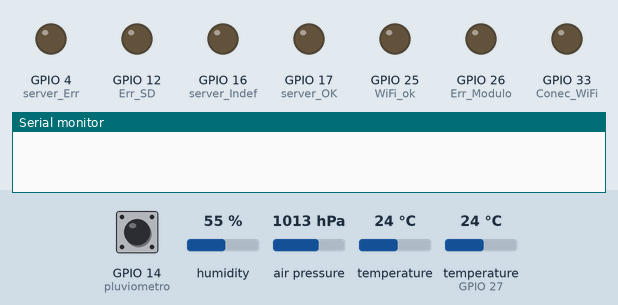
A sketch run on a simulated ESP32. Shown: output pins drawn as LEDs (lit = HIGH), the last lines printed to the serial monitor. The test bench sets the inputs (shaded band); at power-on: GPIO 14 (pluviometro) HIGH, humidity 55 %, air pressure 1013 hPa, temperature 24 °C, temperature (sensor on GPIO 27) 24 °C. WiFi joins after 1.5 s; servers stay silent unless stated; uploads are accepted with an empty reply; the local clock reads 2024-03-15 10:24:30 at power-on unless the sketch sets it; storage starts empty; pins used as bus, display or sensor lines are not drawn. At 8.7 s the program puts the board to deep sleep or switches it off; the recording ends there.

Above: at 0.1 s.
At 5.1 s:
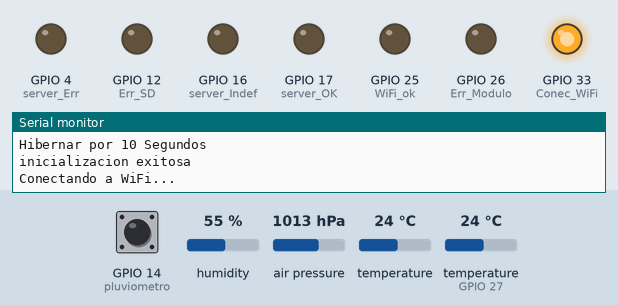
At 7.7 s:
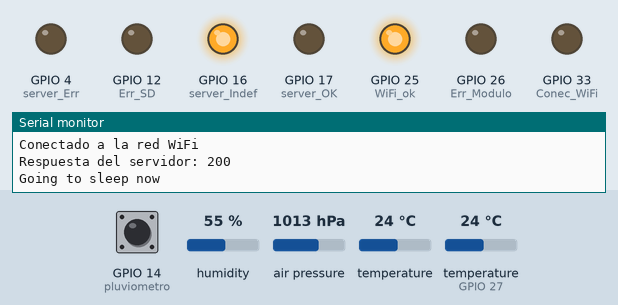
Timing chart, 0 to 8.7 s (numbered marks = the images above):
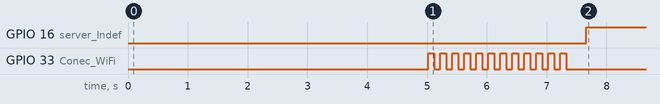

Measured:
- by itself, GPIO 16 (server_Indef): LOW → HIGH at 7.7 s

The sketch:

Estacion_Meteorologica_Servidor_1_3.ino
```cpp
#include <DHT.h>                //Libreria para el sensor de humedad
#include <Adafruit_BMP280.h>    //Libreria para el sensor de presion
#include <RTClib.h>             //Libreria para el reloj de tiempo real
#include <Wire.h>               //Libreria para la comunicacion I2C
#include <SD.h>                 //Libreria para la comunicacion con la tarjeta SD
#include <FS.h>
#include <SPI.h>
#include <HTTPClient.h>         //Libreria para la comunicacion con el servidor web
#include <WiFi.h>               //Libreria para la conexion por WiFi
#include <nvs_flash.h>


File myFile;

/*-----Para el sensor de temperatura-----*/

#define pinT 34

float T;

/*-------Para el sensor de humedad-------*/

#define pinH 27

float H;
DHT dht(pinH,DHT11);

/*-------Para el sensor de presion-------*/

float P;
Adafruit_BMP280 bmp;

/*-----Para el anemometro-----*/

#define pinAne 39

float anemometro;

/*-------Para la veleta----------*/

#define pinVel 36

float V1;
float Voltaje_max = 1.9; // El valor se encuentra en unidades de volts (V)
float angulo_max = 360;  // El valor se encuentra en unidades de grados (°)
float angulo;

/*----------Para el pluviometro---------*/

#define pluviometro 14

int contPulso = 0;
float vol = 4;           //Volumen de agua que hace que la cubeta caiga
float precp = 0;

/*---------Para el panel solar-----------*/

#define pinPan 32

float Pow;
float R1 = 10; // 10.000 ohm
float R2 = 13.3;
float a = 0.0064; // 64 centimetros cuadrados
float rad;
float R_V;
float Req;
float Vin;
float Vreal;

/*------Para la RTC--------*/

RTC_DS1307 rtc;

/*-----Para la conexion wifi-------*/

const char *ssid = "MikroTik";                                              // Nombre de la red WiFi
const char *password = "STVultur*.";                                        // Contraseña de la red WiFi
const char *apiEndpoint = "http://192.168.40.246:8000/api/medidas2/insert"; // URL a la que se envia la solicitud

#define uS_TO_S_FACTOR 1000000  /* Conversion factor for micro seconds to seconds */
#define TIME_TO_SLEEP  10       /* Time ESP32 will go to sleep (in seconds) */
#define latch 2

#define Conec_WiFi 33
#define WiFi_ok 25
#define Err_Modulo 26
#define Err_SD 12
#define server_OK 17
#define server_Err 4
#define server_Indef 16

void setup(){
  Serial.begin(9600);

  pinMode(latch, OUTPUT);
  digitalWrite(latch,HIGH);

  delay(2000); //Take some time to open up the Serial Monitor

  pinMode(Conec_WiFi, OUTPUT);
  pinMode(WiFi_ok, OUTPUT);
  pinMode(Err_Modulo, OUTPUT);
  pinMode(Err_SD, OUTPUT);
  pinMode(server_OK, OUTPUT);
  pinMode(server_Err, OUTPUT);
  pinMode(server_Indef, OUTPUT);

  esp_sleep_enable_timer_wakeup(TIME_TO_SLEEP * uS_TO_S_FACTOR);
  Serial.println("Hibernar por " + String(TIME_TO_SLEEP) +
  " Segundos");

  pinMode(pluviometro, INPUT);                                             //Inicializacion de el pin digital que va a contar las caidas de la cubeta
  attachInterrupt(digitalPinToInterrupt(pluviometro), contar, FALLING);    //Inicializacion de la interrupcion del pluviometro

  esp_err_t ret = nvs_flash_init();
  if (ret == ESP_ERR_NVS_NO_FREE_PAGES || ret == ESP_ERR_NVS_NEW_VERSION_FOUND) {
    // Manejar la inicialización de la memoria NVS si hay problemas
    ESP_ERROR_CHECK(nvs_flash_erase());
    ret = nvs_flash_init();
  }
  ESP_ERROR_CHECK(ret);

  dht.begin();                                                             //Inicializacion del sensor DHT11
  delay(3000);

  rtc.begin();

 /* if (! rtc.begin()) {
    Serial.println("No se puede detectar el módulo RTC");
    digitalWrite(Err_Modulo, HIGH);
    while (1);
  }  */
  //rtc.adjust(DateTime(F(__DATE__), F(__TIME__)));                          //Inicializacion del reloj de tiempo real

  R_V = (R2 / ( R1 + R2 ));
  Req = R1 + R2;                                                           //Calculo de las resistencias para el calculo de la potencia generada por el panel solar

  if (!SD.begin(5)) {
    Serial.println("No se pudo inicializar");
    digitalWrite(Err_SD, HIGH);
    return;
  }
  Serial.println("inicializacion exitosa");
  digitalWrite(Err_SD, LOW);

  if (!bmp.begin()) {
    Serial.println(F("Could not find a valid BMP280 sensor, check wiring!"));
    digitalWrite(Err_Modulo, HIGH);
    while (1);
  }                                                                          //Inicializacion del sensor BMP280
  bmp.setSampling(Adafruit_BMP280::MODE_NORMAL,   /* Modo de operación */
                Adafruit_BMP280::SAMPLING_X2,     /* Temp. oversampling */
                Adafruit_BMP280::SAMPLING_X16,    /* Presion oversampling */
                Adafruit_BMP280::FILTER_X16,      /* Filtrado. */
                Adafruit_BMP280::STANDBY_MS_500); /* Tiempo Standby. */

  WiFi.begin(ssid, password);
  while (WiFi.status() != WL_CONNECTED) {
    Serial.println("Conectando a WiFi...");
    digitalWrite(Conec_WiFi,HIGH);
    delay(100);
    digitalWrite(Conec_WiFi,LOW);
    delay(100);
    digitalWrite(Conec_WiFi,HIGH);
    delay(100);
    digitalWrite(Conec_WiFi,LOW);
    delay(100);
    digitalWrite(Conec_WiFi,HIGH);
    delay(100);
    digitalWrite(Conec_WiFi,LOW);
    delay(100);
    digitalWrite(Conec_WiFi,HIGH);
    delay(100);
    digitalWrite(Conec_WiFi,LOW);
    delay(100);
    digitalWrite(Conec_WiFi,HIGH);
    delay(100);
    digitalWrite(Conec_WiFi,LOW);
    delay(100);
    digitalWrite(Conec_WiFi,HIGH);
    delay(100);
    digitalWrite(Conec_WiFi,LOW);
    delay(100);
  }
  Serial.println("Conectado a la red WiFi");                                 //Conexion a la red WiFi
  digitalWrite(Conec_WiFi,LOW);
  digitalWrite(WiFi_ok,HIGH);
}

void loop(){
  digitalWrite(Err_SD, LOW);

  DateTime now = rtc.now();

  /*El codigo esta configurado para tomar medidas cada 10 segundos para las pruebas, si se cambia now.second()
  por now.minute() se puede configurar para que las medidas sean cada 10 minutos*/

  //T = (analogRead(pinT)*3300.0/4095)/10;
  //T = dht.readTemperature();
  T = bmp.readTemperature();

  P = bmp.readPressure();

  H = dht.readHumidity();

  anemometro = analogRead(pinAne)*3300.0/4095;

  V1 = analogRead(pinVel)*3.3/4095;
  if (V1>Voltaje_max)
    V1=Voltaje_max;
  // Convertimos de voltaje a grados.
  angulo = ((V1)*angulo_max)/Voltaje_max;

  Vin = analogRead(pinPan)*3.3/4095;
  Vreal = (R_V)*Vin;                 //se multiplica el voltaje medido por la relacion del divisor de tension
  Pow = (Vreal*Vreal)/Req;           //Se calcula la potencia disipada por el arreglo de resistencias
  rad = Pow/a;                       //Se divide la potencia entre el area del panel solar

  precp = contPulso*vol;             //Se multiplica la cantidad de pulsos del pluviometro por el volumen previamente definido

  String mensaje = "d:" + String(now.day()) + ", m:" + String(now.month()) + ", a:" + String(now.year()) + ", h:" + String(now.hour()) + ", min:" + String(now.minute()) + ", s:" + String(now.second()) + ", t:" + String(T) + ", p:" + String(P) + ", hum:" + String(H) + ", v:" + String(anemometro) + ", dir:" + String(angulo) + ", rad:" + String(rad) + ", pre:" + String(precp) + "\n";

  myFile = SD.open("/log.txt", FILE_APPEND);

  if (myFile) {
    myFile.print(mensaje);
    myFile.close();
  }
  else {
    Serial.print("Error al escribir en la tarjeta SD");
    digitalWrite(Err_SD, HIGH);
  }

  sendPostRequest(now.day(),now.month(),now.year(),now.hour(), now.minute(), now.second(), T, P, H, anemometro, angulo, rad, precp);

  digitalWrite(latch,LOW);

  Serial.println("Going to sleep now");
  delay(1000);
  Serial.flush();
  esp_deep_sleep_start();
}

void print_wakeup_reason(){
  esp_sleep_wakeup_cause_t wakeup_reason;

  wakeup_reason = esp_sleep_get_wakeup_cause();

  switch(wakeup_reason)
  {
    case ESP_SLEEP_WAKEUP_EXT0 : Serial.println("Wakeup caused by external signal using RTC_IO"); break;
    case ESP_SLEEP_WAKEUP_EXT1 : Serial.println("Wakeup caused by external signal using RTC_CNTL"); break;
    case ESP_SLEEP_WAKEUP_TIMER : Serial.println("Wakeup caused by timer"); break;
    case ESP_SLEEP_WAKEUP_TOUCHPAD : Serial.println("Wakeup caused by touchpad"); break;
    case ESP_SLEEP_WAKEUP_ULP : Serial.println("Wakeup caused by ULP program"); break;
    default : Serial.printf("Wakeup was not caused by deep sleep: %d\n",wakeup_reason); break;
  }
}

/*Funcion para enviar la informacion al servidor web*/

void sendPostRequest(int D, int M, int A, int H, int mm, int s, float T, float P, float hum, float V, float dir, float rad, float pre) {
  HTTPClient http;

  digitalWrite(server_OK, LOW);
  digitalWrite(server_Indef, LOW);
  digitalWrite(server_Err, LOW);

  // Configura la solicitud POST
  http.begin(apiEndpoint);
  http.addHeader("Content-Type", "application/json");

  // Construye el cuerpo JSON de la solicitud
  String jsonBody = "{\"id\":1, \"d\":\"" + String(D) + "\", \"m\":\"" + String(M) + "\", \"a\":\"" + String(A) + "\", \"h\":\"" + String(H) + "\", \"min\":\"" + String(mm) + "\", \"s\":\"" + String(s) + "\", \"t\":\"" + String(T) + "\", \"p\":\"" + String(P) + "\", \"hum\":\"" + String(hum) + "\", \"v\":\"" + String(V) + "\", \"dir\":\"" + String(dir) + "\", \"rad\":\"" + String(rad) + "\", \"pre\":\"" + String(pre) + "\"}";

  // Realiza la solicitud POST
  int httpResponseCode = http.POST(jsonBody);

  // Maneja la respuesta del servidor
  if (httpResponseCode > 0) {
    Serial.print("Respuesta del servidor: ");
    Serial.println(httpResponseCode);
    if (httpResponseCode == 201)
      digitalWrite(server_OK, HIGH);
    else
      digitalWrite(server_Indef, HIGH);
  }
  else {
    Serial.print("Error en la solicitud: ");
    Serial.println(httpResponseCode);
    digitalWrite(server_Err, HIGH);
  }

  // Libera los recursos
  http.end();
}

/*Funcion para contar la cantidad de interrupciones causadas por el pluviometro*/

void contar() {
  static unsigned long ultimo_tiempo_interrupcion=0;
  unsigned long tiempo_interrupcion=millis();
  if(tiempo_interrupcion - ultimo_tiempo_interrupcion >500){      //condicion para evitar rebotes
    contPulso++;
    Serial.println(contPulso);
  }
   ultimo_tiempo_interrupcion=tiempo_interrupcion;
}

void readFile(fs::FS &fs, const char * path){
  Serial.printf("Reading file: %s\n", path);

  File file = fs.open(path);
  if(!file){
    Serial.println("Failed to open file for reading");
    return;
  }

  Serial.print("Read from file: ");
  while(file.available()){
    Serial.write(file.read());
  }
  file.close();
}

void appendFile(fs::FS &fs, const char * path, const char * message){
  Serial.printf("Appending to file: %s\n", path);

  File file = fs.open(path, FILE_APPEND);
  if(!file){
    Serial.println("Failed to open file for appending");
    return;
  }
  if(file.print(message)){
      Serial.println("Message appended");
  } else {
    Serial.println("Append failed");
  }
  file.close();
}
```
